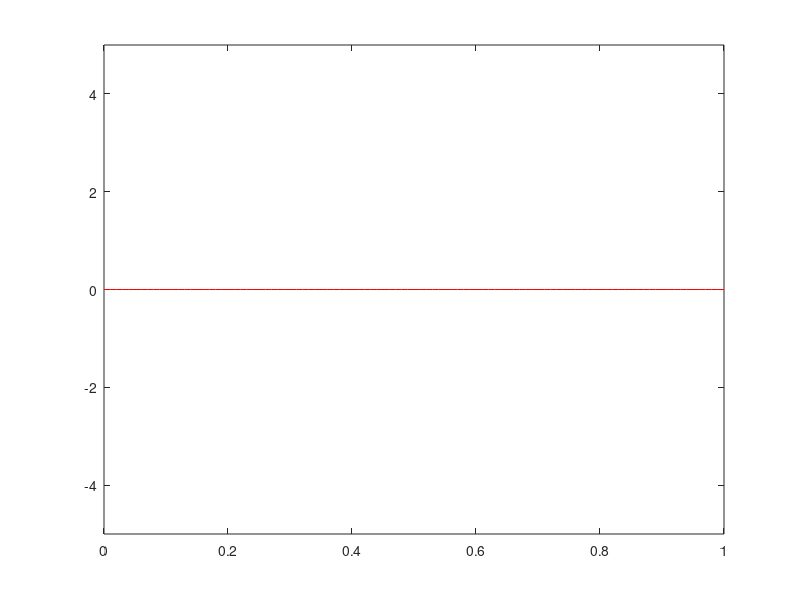
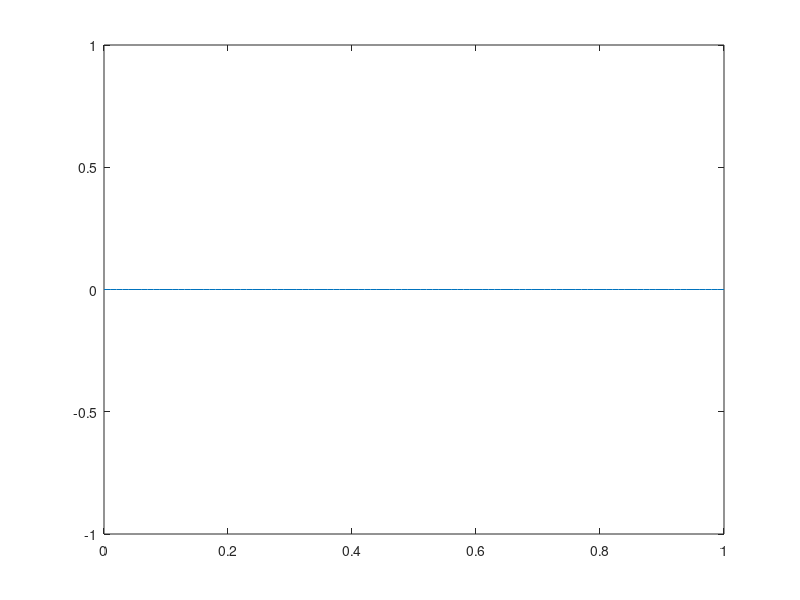

Write MATLAB code to recreate these figures, in order.
%Polar NRZ
clc
clear all;
n = input("Enter the input bit: ")
%n = [1,0,1,0,1];
%mapping 1 = 3V and 0 = 0V

for ii = 1: length(n)
  if n(ii) == 1;
    nn(ii) = 3;
   else nn(ii) = 0;
 endif
 endfor

 %pulse shapping uni polar
 i = 1;
 t = 0:0.01 : length(n);
 for j = 1 : length(t)
   if t(j) <= i;
     y(j) = nn(i);
    else
      y(j) = nn(i);
      i = i+1;
   endif
 endfor
plot(t,y,'r-')
axis([0 length(n) -10 10]);
c=cos(2*pi*2*t);
x = y.*c;



%plotting
figure(1)
%title('polar')
plot(t, y, 'r-')
axis([0 length(n) -5 5]);
figure(2)
plot(t,x)


